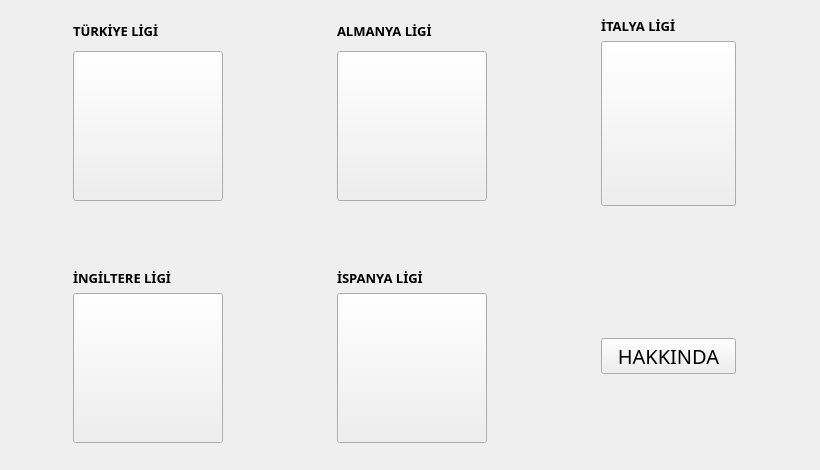
          <widget class="QWidget" name="tab_6">
           <attribute name="icon">
            <iconset>
             <normaloff>resimler/zyro-image.png</normaloff>resimler/zyro-image.png</iconset>
           </attribute>
           <attribute name="title">
            <string/>
           </attribute>
           <widget class="QWidget" name="layoutWidget">
            <property name="geometry">
             <rect>
              <x>0</x>
              <y>0</y>
              <width>811</width>
              <height>461</height>
             </rect>
            </property>
            <layout class="QGridLayout" name="gridLayout">
             <item row="0" column="5">
              <layout class="QVBoxLayout" name="verticalLayout_5">
               <item>
                <widget class="QLabel" name="label_5">
                 <property name="sizePolicy">
                  <sizepolicy hsizetype="Fixed" vsizetype="Fixed">
                   <horstretch>0</horstretch>
                   <verstretch>0</verstretch>
                  </sizepolicy>
                 </property>
                 <property name="font">
                  <font>
                   <family>Rockwell Extra Bold</family>
                   <pointsize>10</pointsize>
                   <weight>75</weight>
                   <bold>true</bold>
                  </font>
                 </property>
                 <property name="text">
                  <string>İTALYA LİGİ</string>
                 </property>
                </widget>
               </item>
               <item>
                <widget class="QPushButton" name="ItalyaButon">
                 <property name="sizePolicy">
                  <sizepolicy hsizetype="Expanding" vsizetype="Expanding">
                   <horstretch>0</horstretch>
                   <verstretch>0</verstretch>
                  </sizepolicy>
                 </property>
                 <property name="minimumSize">
                  <size>
                   <width>120</width>
                   <height>140</height>
                  </size>
                 </property>
                 <property name="maximumSize">
                  <size>
                   <width>135</width>
                   <height>165</height>
                  </size>
                 </property>
                 <property name="text">
                  <string/>
                 </property>
                 <property name="icon">
                  <iconset>
                   <normaloff>resimler/italya.jpg</normaloff>resimler/italya.jpg</iconset>
                 </property>
                 <property name="iconSize">
                  <size>
                   <width>135</width>
                   <height>165</height>
                  </size>
                 </property>
                </widget>
               </item>
              </layout>
             </item>
             <item row="0" column="3">
              <layout class="QVBoxLayout" name="verticalLayout_2">
               <item>
                <widget class="QLabel" name="label_2">
                 <property name="sizePolicy">
                  <sizepolicy hsizetype="Fixed" vsizetype="Fixed">
                   <horstretch>0</horstretch>
                   <verstretch>0</verstretch>
                  </sizepolicy>
                 </property>
                 <property name="font">
                  <font>
                   <family>Rockwell Extra Bold</family>
                   <pointsize>10</pointsize>
                   <weight>75</weight>
                   <bold>true</bold>
                  </font>
                 </property>
                 <property name="text">
                  <string>ALMANYA LİGİ</string>
                 </property>
                </widget>
               </item>
               <item>
                <widget class="QPushButton" name="AlmanyaButon">
                 <property name="sizePolicy">
                  <sizepolicy hsizetype="Maximum" vsizetype="Maximum">
                   <horstretch>0</horstretch>
                   <verstretch>0</verstretch>
                  </sizepolicy>
                 </property>
                 <property name="minimumSize">
                  <size>
                   <width>125</width>
                   <height>125</height>
                  </size>
                 </property>
                 <property name="maximumSize">
                  <size>
                   <width>150</width>
                   <height>150</height>
                  </size>
                 </property>
                 <property name="text">
                  <string/>
                 </property>
                 <property name="icon">
                  <iconset>
                   <normaloff>resimler/bundesliga.png</normaloff>resimler/bundesliga.png</iconset>
                 </property>
                 <property name="iconSize">
                  <size>
                   <width>150</width>
                   <height>150</height>
                  </size>
                 </property>
                </widget>
               </item>
              </layout>
             </item>
             <item row="2" column="1">
              <layout class="QVBoxLayout" name="verticalLayout_3">
               <item>
                <widget class="QLabel" name="label_3">
                 <property name="sizePolicy">
                  <sizepolicy hsizetype="Fixed" vsizetype="Fixed">
                   <horstretch>0</horstretch>
                   <verstretch>0</verstretch>
                  </sizepolicy>
                 </property>
                 <property name="font">
                  <font>
                   <family>Rockwell Extra Bold</family>
                   <pointsize>10</pointsize>
                   <weight>75</weight>
                   <bold>true</bold>
                  </font>
                 </property>
                 <property name="text">
                  <string>İNGİLTERE LİGİ</string>
                 </property>
                </widget>
               </item>
               <item>
                <widget class="QPushButton" name="IngiltereButon">
                 <property name="sizePolicy">
                  <sizepolicy hsizetype="Expanding" vsizetype="Expanding">
                   <horstretch>0</horstretch>
                   <verstretch>0</verstretch>
                  </sizepolicy>
                 </property>
                 <property name="minimumSize">
                  <size>
                   <width>150</width>
                   <height>150</height>
                  </size>
                 </property>
                 <property name="maximumSize">
                  <size>
                   <width>150</width>
                   <height>150</height>
                  </size>
                 </property>
                 <property name="text">
                  <string/>
                 </property>
                 <property name="icon">
                  <iconset>
                   <normaloff>resimler/ingiltere.png</normaloff>resimler/ingiltere.png</iconset>
                 </property>
                 <property name="iconSize">
                  <size>
                   <width>150</width>
                   <height>150</height>
                  </size>
                 </property>
                </widget>
               </item>
              </layout>
             </item>
             <item row="2" column="3">
              <layout class="QVBoxLayout" name="verticalLayout_4">
               <item>
                <widget class="QLabel" name="label_4">
                 <property name="sizePolicy">
                  <sizepolicy hsizetype="Fixed" vsizetype="Fixed">
                   <horstretch>0</horstretch>
                   <verstretch>0</verstretch>
                  </sizepolicy>
                 </property>
                 <property name="font">
                  <font>
                   <family>Rockwell Extra Bold</family>
                   <pointsize>10</pointsize>
                   <weight>75</weight>
                   <bold>true</bold>
                  </font>
                 </property>
                 <property name="text">
                  <string>İSPANYA LİGİ</string>
                 </property>
                </widget>
               </item>
               <item>
                <widget class="QPushButton" name="IspanyaButon">
                 <property name="sizePolicy">
                  <sizepolicy hsizetype="Expanding" vsizetype="Expanding">
                   <horstretch>0</horstretch>
                   <verstretch>0</verstretch>
                  </sizepolicy>
                 </property>
                 <property name="minimumSize">
                  <size>
                   <width>120</width>
                   <height>120</height>
                  </size>
                 </property>
                 <property name="maximumSize">
                  <size>
                   <width>150</width>
                   <height>150</height>
                  </size>
                 </property>
                 <property name="text">
                  <string/>
                 </property>
                 <property name="icon">
                  <iconset>
                   <normaloff>resimler/ispanya.png</normaloff>resimler/ispanya.png</iconset>
                 </property>
                 <property name="iconSize">
                  <size>
                   <width>150</width>
                   <height>150</height>
                  </size>
                 </property>
                </widget>
               </item>
              </layout>
             </item>
             <item row="0" column="1">
              <layout class="QVBoxLayout" name="verticalLayout">
               <property name="sizeConstraint">
                <enum>QLayout::SetFixedSize</enum>
               </property>
               <item>
                <widget class="QLabel" name="label">
                 <property name="sizePolicy">
                  <sizepolicy hsizetype="Fixed" vsizetype="Fixed">
                   <horstretch>0</horstretch>
                   <verstretch>0</verstretch>
                  </sizepolicy>
                 </property>
                 <property name="font">
                  <font>
                   <family>Rockwell Extra Bold</family>
                   <pointsize>10</pointsize>
                   <weight>75</weight>
                   <bold>true</bold>
                  </font>
                 </property>
                 <property name="text">
                  <string>TÜRKİYE LİGİ</string>
                 </property>
                </widget>
               </item>
               <item>
                <widget class="QPushButton" name="TurkiyeButon">
                 <property name="sizePolicy">
                  <sizepolicy hsizetype="Maximum" vsizetype="Maximum">
                   <horstretch>0</horstretch>
                   <verstretch>0</verstretch>
                  </sizepolicy>
                 </property>
                 <property name="minimumSize">
                  <size>
                   <width>150</width>
                   <height>150</height>
                  </size>
                 </property>
                 <property name="maximumSize">
                  <size>
                   <width>150</width>
                   <height>150</height>
                  </size>
                 </property>
                 <property name="text">
                  <string/>
                 </property>
                 <property name="icon">
                  <iconset>
                   <normaloff>resimler/türkiye.png</normaloff>resimler/türkiye.png</iconset>
                 </property>
                 <property name="iconSize">
                  <size>
                   <width>150</width>
                   <height>150</height>
                  </size>
                 </property>
                </widget>
               </item>
              </layout>
             </item>
             <item row="0" column="4">
              <spacer name="horizontalSpacer_2">
               <property name="orientation">
                <enum>Qt::Horizontal</enum>
               </property>
               <property name="sizeType">
                <enum>QSizePolicy::Minimum</enum>
               </property>
               <property name="sizeHint" stdset="0">
                <size>
                 <width>40</width>
                 <height>20</height>
                </size>
               </property>
              </spacer>
             </item>
             <item row="0" column="2">
              <spacer name="horizontalSpacer">
               <property name="orientation">
                <enum>Qt::Horizontal</enum>
               </property>
               <property name="sizeType">
                <enum>QSizePolicy::Minimum</enum>
               </property>
               <property name="sizeHint" stdset="0">
                <size>
                 <width>40</width>
                 <height>20</height>
                </size>
               </property>
              </spacer>
             </item>
             <item row="1" column="2">
              <spacer name="verticalSpacer">
               <property name="orientation">
                <enum>Qt::Vertical</enum>
               </property>
               <property name="sizeType">
                <enum>QSizePolicy::Fixed</enum>
               </property>
               <property name="sizeHint" stdset="0">
                <size>
                 <width>20</width>
                 <height>40</height>
                </size>
               </property>
              </spacer>
             </item>
             <item row="2" column="5">
              <widget class="QPushButton" name="HakkindaButon">
               <property name="font">
                <font>
                 <family>Rockwell Extra Bold</family>
                 <pointsize>15</pointsize>
                </font>
               </property>
               <property name="text">
                <string>HAKKINDA</string>
               </property>
              </widget>
             </item>
             <item row="0" column="0">
              <spacer name="horizontalSpacer_63">
               <property name="orientation">
                <enum>Qt::Horizontal</enum>
               </property>
               <property name="sizeType">
                <enum>QSizePolicy::Minimum</enum>
               </property>
               <property name="sizeHint" stdset="0">
                <size>
                 <width>5</width>
                 <height>20</height>
                </size>
               </property>
              </spacer>
             </item>
             <item row="0" column="6">
              <spacer name="horizontalSpacer_64">
               <property name="orientation">
                <enum>Qt::Horizontal</enum>
               </property>
               <property name="sizeType">
                <enum>QSizePolicy::Minimum</enum>
               </property>
               <property name="sizeHint" stdset="0">
                <size>
                 <width>5</width>
                 <height>20</height>
                </size>
               </property>
              </spacer>
             </item>
            </layout>
           </widget>
          </widget>
